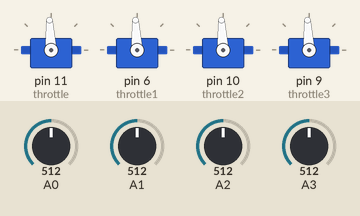
This sketch was run on a simulated Arduino Uno, built with avr-gcc and run on an emulated ATmega328P. Shown: 4 × servo. Inputs (shaded band) come from the test bench; at power-on: A0 = 512, A1 = 512, A2 = 512, A3 = 512.

Above: at 2.2 s.
2.3 s: A0 set to 716
5.5 s: A1 set to 716
At 7.2 s:
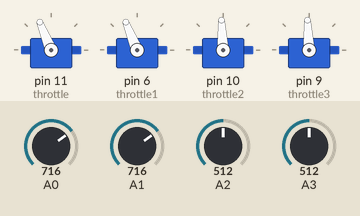
7.5 s: A2 set to 716
At 9.0 s:
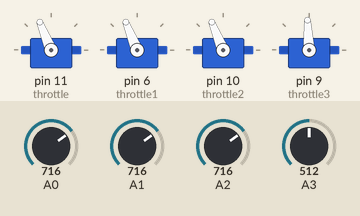
9.5 s: A3 set to 716
At 10.6 s:
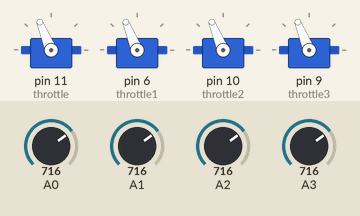
11.5 s: A0 set to 992
At 13.2 s:
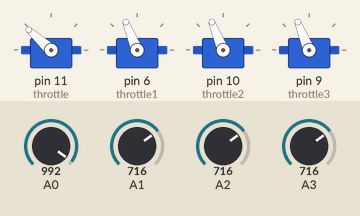
13.5 s: A1 set to 992
At 15.0 s:
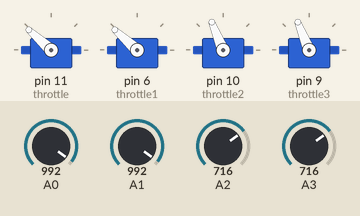
Timing chart, 0 to 16.5 s (numbered marks = the images above; inputs shaded):
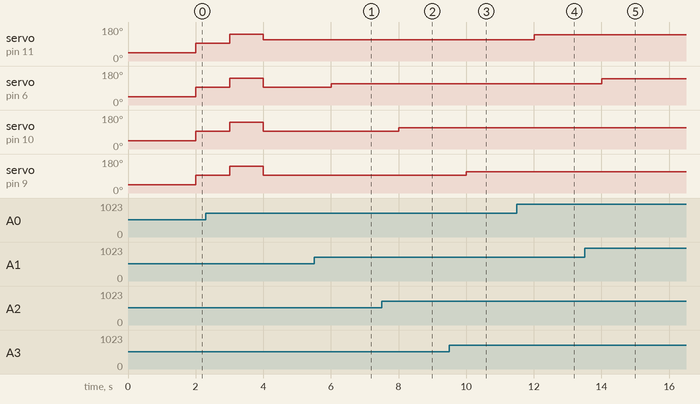

The sketch:

brushless_quad_control.ino
```cpp
/*モーター4つをそれぞれの回転数を制御するプログラム

テンションはsolo_controlやdouble_controlと一緒なので解説は省く
*/

#include <Servo.h>

const int throttle_high = 2000;
const int throttle_low = 1000;
int val,val1,val2,val3;
Servo throttle;
Servo throttle1;
Servo throttle2;
Servo throttle3;
int level = throttle_low;

void setup(){
  Serial.begin(9600);
  throttle.attach(11);
  throttle1.attach(6);
  throttle2.attach(10);
  throttle3.attach(9);
  throttle.writeMicroseconds(level);
  throttle1.writeMicroseconds(level);
  throttle2.writeMicroseconds(level);
  throttle3.writeMicroseconds(level);
  delay(1000);
}

void loop() {

      for (level = throttle_low; level <= throttle_high; level += 500) { //最初にある程度回転させないと制御できない
  throttle.writeMicroseconds(level);
  throttle1.writeMicroseconds(level);
  throttle2.writeMicroseconds(level);
  throttle3.writeMicroseconds(level);
    delay(1000);
  }
        for (level = throttle_low; level <= throttle_high; level += 10) { //最初にある程度回転させないと制御できない
          val = analogRead(A0);
          val1 = analogRead(A1);
          val2 = analogRead(A2);
          val3 = analogRead(A3);
          val = map(val,0, 1024, 1000, 2000);
          val1 = map(val1,0, 1024, 1000, 2000);
          val2 = map(val2,0, 1024, 1000, 2000);
          val3 = map(val3,0, 1024, 1000, 2000);
          throttle.writeMicroseconds(val);
          throttle1.writeMicroseconds(val1);
          throttle2.writeMicroseconds(val2);
          throttle3.writeMicroseconds(val3);
          delay(1000);
  }


}
```

brushless_soro_VR_control.ino
```cpp

```

Measured:
- after the input at 5.5 s, servo on pin 6 (throttle1): 93° → 112° after 0.50 s
- after the input at 7.5 s, servo on pin 10 (throttle2): 93° → 112° after 0.51 s
- after the input at 9.5 s, servo on pin 9 (throttle3): 93° → 112° after 0.51 s
- after the input at 11.5 s, servo on pin 11 (throttle): 112° → 138° after 0.51 s
- after the input at 13.5 s, servo on pin 6 (throttle1): 112° → 138° after 0.51 s
